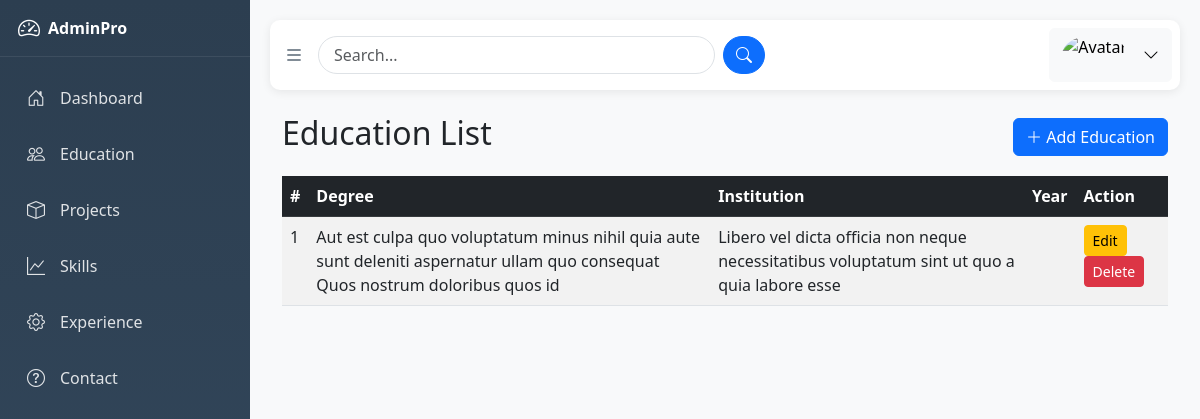
Page /educations/ on the committed database.
### app/models.py (models this page shows)
class educationModel(models.Model):
    user = models.ForeignKey(CustomUserModel, on_delete=models.CASCADE, related_name='educations')
    degree = models.CharField(max_length=200)
    field_of_study = models.CharField(max_length=200)
    institution = models.CharField(max_length=200)
    start_date = models.DateField()
    end_date = models.DateField(null=True, blank=True)
    description = models.TextField()
    location = models.CharField(max_length=100, null=True, blank=True)
    cgpa = models.CharField(max_length=50, null=True, blank=True)
    out_of = models.CharField(max_length=50, null=True, blank=True)
    created_at = models.DateTimeField(auto_now_add=True)
    updated_at = models.DateTimeField(auto_now=True)

### app/views.py (the view)
# urls.py: path('educations/', education_list, name='education_list'),
def education_list(request):
    educations = educationModel.objects.all()
    return render(request, 'backend/education_list.html', {'educations': educations})

### app/templates/backend/education_list.html
{% extends 'backend/base.html' %}
{% block content %}
<div class="container mt-4">
    <div class="d-flex justify-content-between align-items-center mb-3">
        <h2>Education List</h2>
        <a href="{% url 'add_education' %}" class="btn btn-primary">
            <i class="bi bi-plus-lg"></i> Add Education
        </a>
    </div>
    <table class="table table-striped table-hover">
        <thead class="table-dark">
            <tr>
                <th>#</th>
                <th>Degree</th>
                <th>Institution</th>
                <th>Year</th>
                <th>Action</th>
            </tr>
        </thead>
        <tbody>
            {% for education in educations %}
                <tr>
                    <td>{{ forloop.counter }}</td>
                    <td>{{ education.degree }}</td>
                    <td>{{ education.institution }}</td>
                    <td>{{ education.year }}</td>
                    <td>
                        <a href="{% url 'edit_education' education.id %}" class="btn btn-sm btn-warning">Edit</a>
                        <a href="{% url 'delete_education' education.id %}" class="btn btn-sm btn-danger"
                                onclick="return confirm('Are you sure you want to delete this education entry?');">
                            Delete
                        </a>
                    </td>
                </tr>
            {% empty %}
                <tr>
                    <td colspan="5" class="text-center text-muted">No education records found.</td>
                </tr>
            {% endfor %}
        </tbody>
    </table>
</div>
{% endblock %}

### app/templates/backend/base.html (style rules this page uses)
:root { --sidebar-width: 250px; --sidebar-width-collapsed: 70px; --nav-item-height: 50px; }
body { font-family: 'Segoe UI', Tahoma, Geneva, Verdana, sans-serif; background: #f8f9fa; }

### rows in the picture
educationModel: degree "Aut est culpa quo voluptatum minus nihil quia aute sunt deleniti aspernatur ullam quo consequat Quos nostrum doloribus quos id", institution "Libero vel dicta officia non neque necessitatibus voluptatum sint ut quo a quia labore esse"
